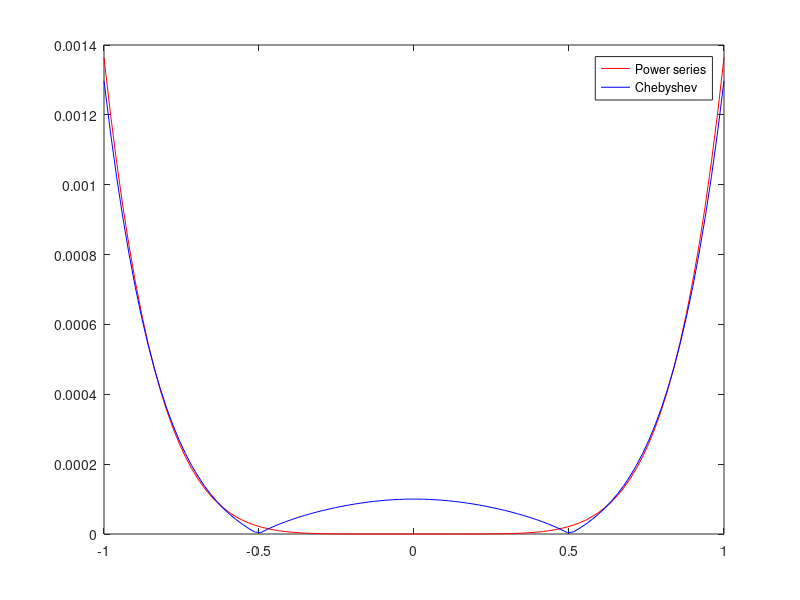

The MATLAB script that drew this image:

x = linspace(-1, 1, 100);
f1 = @(x) 1 - (x.^2)/2 + (x.^4)/24;
f2 = @(x) 0.9999 - 0.4996*(x.^2) + 0.0413*(x.^4);
f3 = @(x) cos(x);
y1 = f1(x);
y2 = f2(x);
y3 = f3(x);
error_f1 = abs(f3(x) - f1(x));
error_f2 = abs(f3(x) - f2(x));
plot(x,error_f1,'r');
hold on;
plot(x,error_f2,'b');
hold on;
legend('Power series','Chebyshev');


% t2 = 2*x.^2-1;
% t4 = 8*x.^4-8*x.^2+1;
% t6 = 32*x.^6-48*x.^4+18*x.^2-1;
% f2 = @(x) 1 - (1/4)*(2*x.^2) + (1/192)*(3 + 4 * t2 + t4) - 1/720*(5/16 + 15/32*t2 + 3/16*t4 + 1/32*t6);